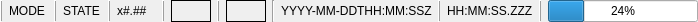
<?xml version="1.0" encoding="UTF-8"?>
<ui version="4.0">
 <class>SimControllerStatusBarWidget</class>
 <widget class="QWidget" name="SimControllerStatusBarWidget">
  <property name="geometry">
   <rect>
    <x>0</x>
    <y>0</y>
    <width>698</width>
    <height>21</height>
   </rect>
  </property>
  <layout class="QHBoxLayout" name="horizontalLayout_9">
   <property name="leftMargin">
    <number>0</number>
   </property>
   <property name="topMargin">
    <number>0</number>
   </property>
   <property name="rightMargin">
    <number>0</number>
   </property>
   <property name="bottomMargin">
    <number>0</number>
   </property>
   <item>
    <widget class="Line" name="line_8">
     <property name="frameShadow">
      <enum>QFrame::Raised</enum>
     </property>
     <property name="orientation">
      <enum>Qt::Vertical</enum>
     </property>
    </widget>
   </item>
   <item>
    <widget class="QWidget" name="mSimModeWidget" native="true">
     <layout class="QHBoxLayout" name="horizontalLayout_7">
      <property name="leftMargin">
       <number>0</number>
      </property>
      <property name="topMargin">
       <number>0</number>
      </property>
      <property name="rightMargin">
       <number>0</number>
      </property>
      <property name="bottomMargin">
       <number>0</number>
      </property>
      <item>
       <widget class="QLabel" name="mSimModeLabel">
        <property name="toolTip">
         <string>Simulation Mode</string>
        </property>
        <property name="text">
         <string>MODE</string>
        </property>
       </widget>
      </item>
      <item>
       <widget class="Line" name="line_6">
        <property name="frameShadow">
         <enum>QFrame::Raised</enum>
        </property>
        <property name="orientation">
         <enum>Qt::Vertical</enum>
        </property>
       </widget>
      </item>
     </layout>
    </widget>
   </item>
   <item>
    <widget class="QWidget" name="mSimStateWidget" native="true">
     <layout class="QHBoxLayout" name="horizontalLayout_2">
      <property name="leftMargin">
       <number>0</number>
      </property>
      <property name="topMargin">
       <number>0</number>
      </property>
      <property name="rightMargin">
       <number>0</number>
      </property>
      <property name="bottomMargin">
       <number>0</number>
      </property>
      <item>
       <widget class="QLabel" name="mSimStateLabel">
        <property name="toolTip">
         <string>Simulation State</string>
        </property>
        <property name="text">
         <string>STATE</string>
        </property>
       </widget>
      </item>
      <item>
       <widget class="Line" name="line_3">
        <property name="frameShadow">
         <enum>QFrame::Raised</enum>
        </property>
        <property name="orientation">
         <enum>Qt::Vertical</enum>
        </property>
       </widget>
      </item>
     </layout>
    </widget>
   </item>
   <item>
    <widget class="QWidget" name="mClockRateWidget" native="true">
     <layout class="QHBoxLayout" name="horizontalLayout_3">
      <property name="leftMargin">
       <number>0</number>
      </property>
      <property name="topMargin">
       <number>0</number>
      </property>
      <property name="rightMargin">
       <number>0</number>
      </property>
      <property name="bottomMargin">
       <number>0</number>
      </property>
      <item>
       <widget class="QLabel" name="mClockRateLabel">
        <property name="toolTip">
         <string>Simulation Clock Rate</string>
        </property>
        <property name="text">
         <string>x#.##</string>
        </property>
       </widget>
      </item>
      <item>
       <widget class="Line" name="line_2">
        <property name="frameShadow">
         <enum>QFrame::Raised</enum>
        </property>
        <property name="orientation">
         <enum>Qt::Vertical</enum>
        </property>
       </widget>
      </item>
     </layout>
    </widget>
   </item>
   <item>
    <widget class="QWidget" name="mTimeBehindWidget" native="true">
     <layout class="QHBoxLayout" name="horizontalLayout_8">
      <property name="leftMargin">
       <number>0</number>
      </property>
      <property name="topMargin">
       <number>0</number>
      </property>
      <property name="rightMargin">
       <number>0</number>
      </property>
      <property name="bottomMargin">
       <number>0</number>
      </property>
      <item>
       <widget class="QLabel" name="mTimeBehindLabel">
        <property name="minimumSize">
         <size>
          <width>40</width>
          <height>20</height>
         </size>
        </property>
        <property name="toolTip">
         <string>Simulation Time Behind</string>
        </property>
        <property name="autoFillBackground">
         <bool>false</bool>
        </property>
        <property name="frameShape">
         <enum>QFrame::Box</enum>
        </property>
        <property name="text">
         <string/>
        </property>
        <property name="alignment">
         <set>Qt::AlignCenter</set>
        </property>
       </widget>
      </item>
      <item>
       <widget class="Line" name="line_7">
        <property name="frameShadow">
         <enum>QFrame::Raised</enum>
        </property>
        <property name="orientation">
         <enum>Qt::Vertical</enum>
        </property>
       </widget>
      </item>
     </layout>
    </widget>
   </item>
   <item>
    <widget class="QWidget" name="mOtherSimulationsBehindWidget" native="true">
     <layout class="QHBoxLayout" name="horizontalLayout_10">
      <property name="leftMargin">
       <number>0</number>
      </property>
      <property name="topMargin">
       <number>0</number>
      </property>
      <property name="rightMargin">
       <number>0</number>
      </property>
      <property name="bottomMargin">
       <number>0</number>
      </property>
      <item>
       <widget class="QLabel" name="mOtherSimulationsBehindLabel">
        <property name="minimumSize">
         <size>
          <width>40</width>
          <height>20</height>
         </size>
        </property>
        <property name="toolTip">
         <string>Other Simulations Behind</string>
        </property>
        <property name="frameShape">
         <enum>QFrame::Box</enum>
        </property>
        <property name="text">
         <string/>
        </property>
       </widget>
      </item>
      <item>
       <widget class="Line" name="line_9">
        <property name="orientation">
         <enum>Qt::Vertical</enum>
        </property>
       </widget>
      </item>
     </layout>
    </widget>
   </item>
   <item>
    <widget class="QWidget" name="mWallTimeWidget" native="true">
     <layout class="QHBoxLayout" name="horizontalLayout_4">
      <property name="leftMargin">
       <number>0</number>
      </property>
      <property name="topMargin">
       <number>0</number>
      </property>
      <property name="rightMargin">
       <number>0</number>
      </property>
      <property name="bottomMargin">
       <number>0</number>
      </property>
      <item>
       <widget class="QLabel" name="mWallTimeLabel">
        <property name="toolTip">
         <string>Current Wall Time</string>
        </property>
        <property name="text">
         <string>YYYY-MM-DDTHH:MM:SSZ</string>
        </property>
       </widget>
      </item>
      <item>
       <widget class="Line" name="line_4">
        <property name="frameShadow">
         <enum>QFrame::Raised</enum>
        </property>
        <property name="orientation">
         <enum>Qt::Vertical</enum>
        </property>
       </widget>
      </item>
     </layout>
    </widget>
   </item>
   <item>
    <widget class="QWidget" name="mSimTimeWidget" native="true">
     <layout class="QHBoxLayout" name="horizontalLayout_5">
      <property name="leftMargin">
       <number>0</number>
      </property>
      <property name="topMargin">
       <number>0</number>
      </property>
      <property name="rightMargin">
       <number>0</number>
      </property>
      <property name="bottomMargin">
       <number>0</number>
      </property>
      <item>
       <widget class="wkf::TimeLabel" name="mSimTimeLabel">
        <property name="toolTip">
         <string>Current Simulation Time</string>
        </property>
        <property name="text">
         <string>HH:MM:SS.ZZZ</string>
        </property>
       </widget>
      </item>
      <item>
       <widget class="Line" name="line">
        <property name="frameShadow">
         <enum>QFrame::Raised</enum>
        </property>
        <property name="orientation">
         <enum>Qt::Vertical</enum>
        </property>
       </widget>
      </item>
     </layout>
    </widget>
   </item>
   <item>
    <widget class="QWidget" name="mProgressWidget" native="true">
     <layout class="QHBoxLayout" name="horizontalLayout">
      <property name="leftMargin">
       <number>0</number>
      </property>
      <property name="topMargin">
       <number>0</number>
      </property>
      <property name="rightMargin">
       <number>0</number>
      </property>
      <property name="bottomMargin">
       <number>0</number>
      </property>
      <item>
       <widget class="QProgressBar" name="mProgressBar">
        <property name="sizePolicy">
         <sizepolicy hsizetype="Fixed" vsizetype="Fixed">
          <horstretch>0</horstretch>
          <verstretch>0</verstretch>
         </sizepolicy>
        </property>
        <property name="minimumSize">
         <size>
          <width>150</width>
          <height>0</height>
         </size>
        </property>
        <property name="toolTip">
         <string>Simulation Progress</string>
        </property>
        <property name="value">
         <number>24</number>
        </property>
       </widget>
      </item>
     </layout>
    </widget>
   </item>
  </layout>
 </widget>
 <customwidgets>
  <customwidget>
   <class>wkf::TimeLabel</class>
   <extends>QLabel</extends>
   <header>WkfUnitTypes.hpp</header>
  </customwidget>
 </customwidgets>
 <resources/>
 <connections/>
</ui>
